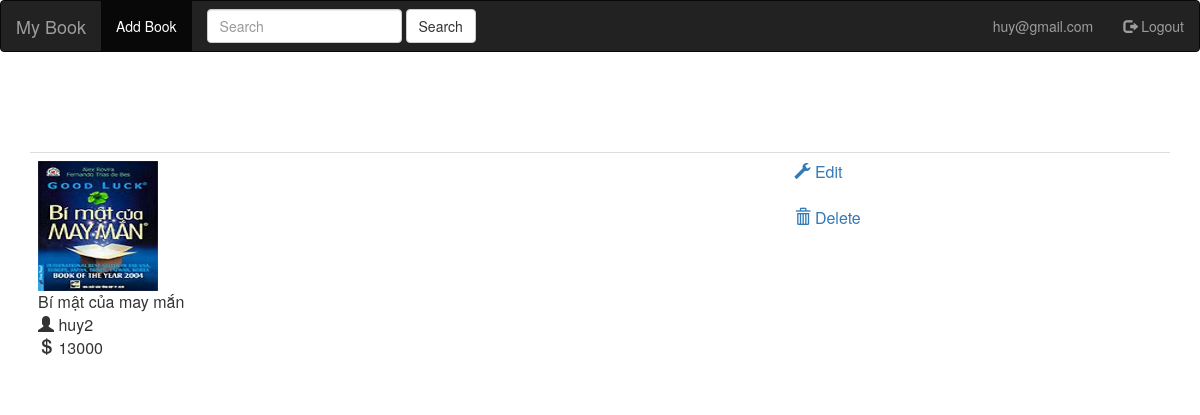
/books/2/ (signed in), run on the app's committed database.
### app/models.py (models this page shows, shortened)
class User(UserMixin,db.Model):
    id = db.Column(db.Integer, primary_key=True)
    username = db.Column(db.String(64), index=True, unique=True)
    email = db.Column(db.String(120), index=True, unique=True)
    role = db.Column(db.String(24))
    password=db.Column(db.String(128))

class Book(db.Model):
    id=db.Column(db.Integer, primary_key=True)
    bookname=db.Column(db.String(120))
    author=db.Column(db.String(120))
    img=db.Column(db.String(120))
    price=db.Column(db.Integer)

### app/routes.py (the view)
@app.route('/books/<int:book_id>/')
@login_required
def book_detail(book_id):
    appt = db.session.query(Book).get(book_id)
    if appt is None :
        abort(404)
    return render_template('/detail.html', appt=appt)

### app/models.py (called while the page is built)
@login.user_loader
def load_user(id):
    return User.query.get(int(id))

### app/templates/detail.html (shortened to what this page needs)
{% extends "base.html" %}
{% block content %}
<table  class="table table-hover">
    <tr>
        <td>
          <img src="/static/{{ appt.img}}" title="Ảnh"style="width: 120px;height: 130px;"> <br>
          {{ appt.bookname}}<br>
          <span class="glyphicon glyphicon-user"></span> {{appt.author}}<br>
          <span class="glyphicon glyphicon-usd"></span> {{appt.price}}<br>
        </td>
        <td>
            <a href="{{ url_for('book_edit', book_id=appt.id) }}" >
                <span class="glyphicon glyphicon-wrench"></span> Edit
              </a>
              </a><br><br>
              <a href="{{ url_for('book_delete', book_id=appt.id) }}">
                <span class="glyphicon glyphicon-trash"></span>
                Delete
              </a>
        </td>
    </tr>
</table>
{% endblock %}

### app/templates/base.html (shortened to what this page needs)
<html>
    <head>
        <link rel="stylesheet" href="https://maxcdn.bootstrapcdn.com/bootstrap/3.4.1/css/bootstrap.min.css">
    </head>
    <body>
        <nav class="navbar navbar-inverse">
            <div class="container-fluid">
              <div class="navbar-header">
                <a class="navbar-brand" href="{{ url_for('Book_list') }}">My Book</a>
              </div>
              {% if current_user.is_anonymous %}
              <ul class="nav navbar-nav navbar-right">
                <li><a href="/register"><span class="glyphicon glyphicon-user"></span> Sign Up</a></li>
                <li><a href="/login"><span class="glyphicon glyphicon-log-in" ></span> Login</a></li>
              </ul>
              {% else %}
              <ul class="nav navbar-nav">
                <li class="active"><a href="/upload">Add Book</a></li>
                <li>
                  <form class="navbar-form navbar-left" action="{{ url_for('book_search') }}">
                    <div class="form-group">
                      <input type="text" class="form-control" placeholder="Search" name="search">
                    </div>
                    <button type="submit" class="btn btn-default">Search</button>
                  </form>
                </li>
              </ul>
              <ul class="nav navbar-nav navbar-right">
                <li><a href="#">{{ current_user.email }}</a></li>
              <li><a href="/logout"><span class="glyphicon glyphicon-log-out"></span> Logout</a></li>
            </ul>
              {% endif %}
            </div>
          </nav>
        <br>
            <div class="content container">
        {% block content %}
        {% endblock %}
            </div>
    </body>
</html>

### app/templates/base.html (style rules this page uses)
.content { margin-top: 60px; }
* { box-sizing: border-box; }

### data on the page
User: email "huy@gmail.com"
Book: img (picture), bookname "Bí mật của may mắn", author "huy2", price "13000"
